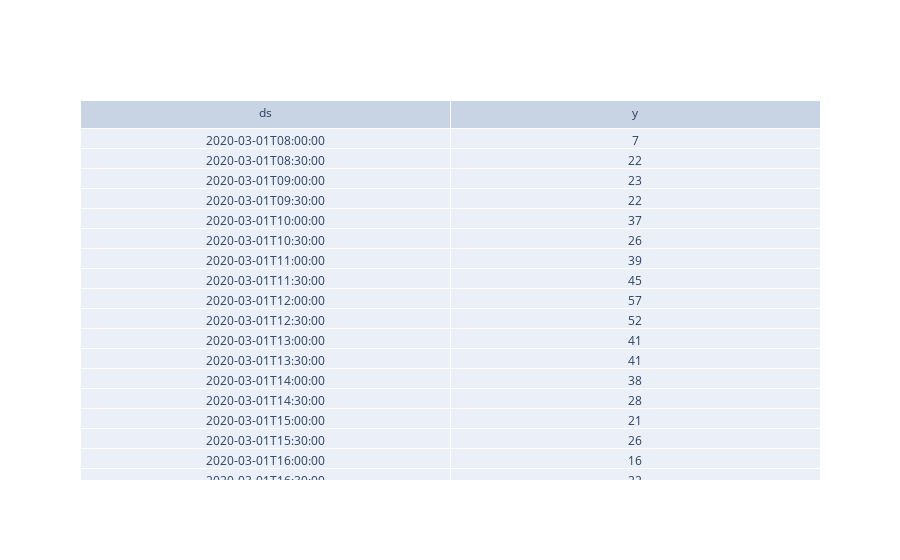

Notebook source saved alongside this figure:
### Markdown cell above
# Visualizando o dataframe

### Code cell
df_432_time_cli = dtclean.get_Dataframes_time(432,'c')
df_432_time_cli.reset_index(inplace=True)
sns.set(style="darkgrid")
sns.set_context("notebook", font_scale=1.5, rc={"lines.linewidth": 2.5})

iplot(dtexp.getTableDataframe(df_432_time_cli))

### Figure 1 — Plotly figure (JSON) as saved in the notebook; plotly's stock layout.template omitted (floating-point values rounded to 4 significant figures; data arrays with more than 128 entries replaced by an {"elided": "..."} marker saying what was removed)
{"data": [{"cells": {"values": {"elided": "2x2428 mixed values"}}, "header": {"values": ["ds", "y"]}, "type": "table"}], "layout": {}}
